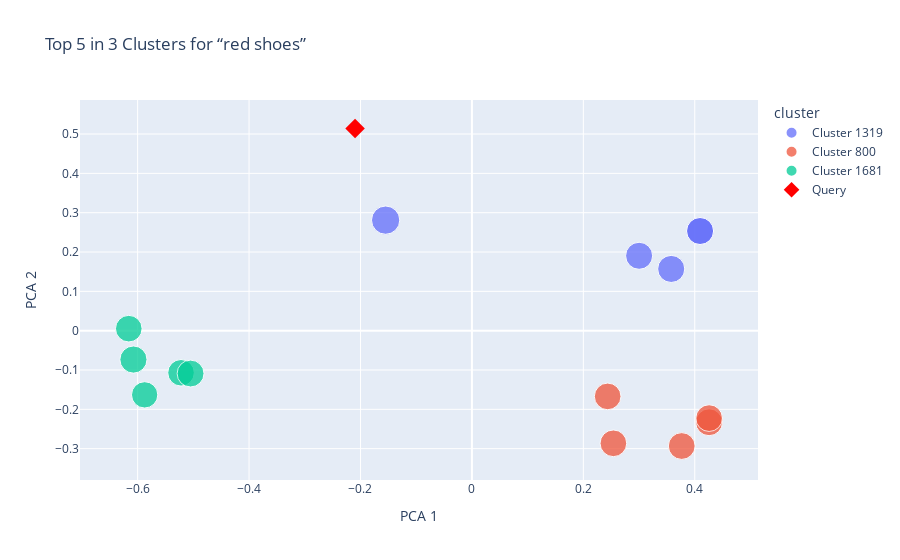

This figure's notebook cell:
### Code cell
index = faiss.read_index('../data/faiss_indices/fusion_index_nlist4000.faiss')
embeddings, pids = load_chunked_embeddings('../data/embeddings')
df = pd.read_csv('../data/csv/sample_1M.csv')

fig = visualize_query_clusters(
    index, 
    embeddings, 
    "red shoes",
    pids,
    df,
    nprobe=3,
    top_k=5
)

fig.show()

### Figure 1 — Plotly figure (JSON) as saved in the notebook; plotly's stock layout.template omitted (floating-point values rounded to 4 significant figures)
{"data": [{"hovertemplate": "<b>%{hovertext}</b><br><br>cluster=Cluster 1319<br>PCA 1=%{x}<br>PCA 2=%{y}<br>distance=%{marker.size}<extra></extra>", "hovertext": ["K Studio Priratlann - Women's Occasion Shoes - Red", "Red Shoes Living, Stand Out For The Positive In How You Work Live Your Life", "K Studio Priratlann - Women's Occasion Shoes - Red", "Pin-up Women's Braided High Heel Sandals - Red", "BuySeason Women's Glitter Shoe - Red"], "legendgroup": "Cluster 1319", "marker": {"color": "#636efa", "opacity": 0.75, "size": [0.7814, 0.8566, 0.7814, 0.7863, 0.7832], "sizemode": "area", "sizeref": 0.002142, "symbol": "circle"}, "mode": "markers", "name": "Cluster 1319", "orientation": "v", "showlegend": true, "type": "scatter", "x": [0.4095, -0.1549, 0.4095, 0.3577, 0.3001], "xaxis": "x", "y": [0.2534, 0.2811, 0.2534, 0.157, 0.1904], "yaxis": "y"}, {"hovertemplate": "<b>%{hovertext}</b><br><br>cluster=Cluster 800<br>PCA 1=%{x}<br>PCA 2=%{y}<br>distance=%{marker.size}<extra></extra>", "hovertext": ["Kamik Icebay2-jb - Kids Junior Shoes - Red", "London Rag Tatria Textured Stiletto Heel Ankle Boots - Red", "London Rag Rabha Contrasting Platform Detail Sock Boots - Black-red", "London Rag Mercury Stiletto Ankle Boots - Red", "London Rag Liama Minimal Drawstring Detail Knee-High Boots - Red"], "legendgroup": "Cluster 800", "marker": {"color": "#EF553B", "opacity": 0.75, "size": [0.7608, 0.7735, 0.7643, 0.7687, 0.7625], "sizemode": "area", "sizeref": 0.002142, "symbol": "circle"}, "mode": "markers", "name": "Cluster 800", "orientation": "v", "showlegend": true, "type": "scatter", "x": [0.2437, 0.4257, 0.4258, 0.3766, 0.2539], "xaxis": "x", "y": [-0.1671, -0.2329, -0.2223, -0.2933, -0.2864], "yaxis": "y"}, {"hovertemplate": "<b>%{hovertext}</b><br><br>cluster=Cluster 1681<br>PCA 1=%{x}<br>PCA 2=%{y}<br>distance=%{marker.size}<extra></extra>", "hovertext": ["Little Red", "Red Line", "Always Red (Chasing Red)", "Red Stuff", "Red"], "legendgroup": "Cluster 1681", "marker": {"color": "#00cc96", "opacity": 0.75, "size": [0.7412, 0.7556, 0.7589, 0.7723, 0.7888], "sizemode": "area", "sizeref": 0.002142, "symbol": "circle"}, "mode": "markers", "name": "Cluster 1681", "orientation": "v", "showlegend": true, "type": "scatter", "x": [-0.5874, -0.5221, -0.6159, -0.505, -0.6075], "xaxis": "x", "y": [-0.1632, -0.1071, 0.005112, -0.109, -0.07344], "yaxis": "y"}, {"hovertemplate": "red shoes<extra></extra>", "marker": {"color": "red", "size": 15, "symbol": "diamond"}, "mode": "markers", "name": "Query", "type": "scatter", "x": [-0.2098], "y": [0.5144]}], "layout": {"legend": {"itemsizing": "constant", "title": {"text": "cluster"}, "tracegroupgap": 0}, "showlegend": true, "title": {"text": "Top 5 in 3 Clusters for “red shoes”"}, "xaxis": {"anchor": "y", "domain": [0, 1], "title": {"text": "PCA 1"}}, "yaxis": {"anchor": "x", "domain": [0, 1], "title": {"text": "PCA 2"}}}}
